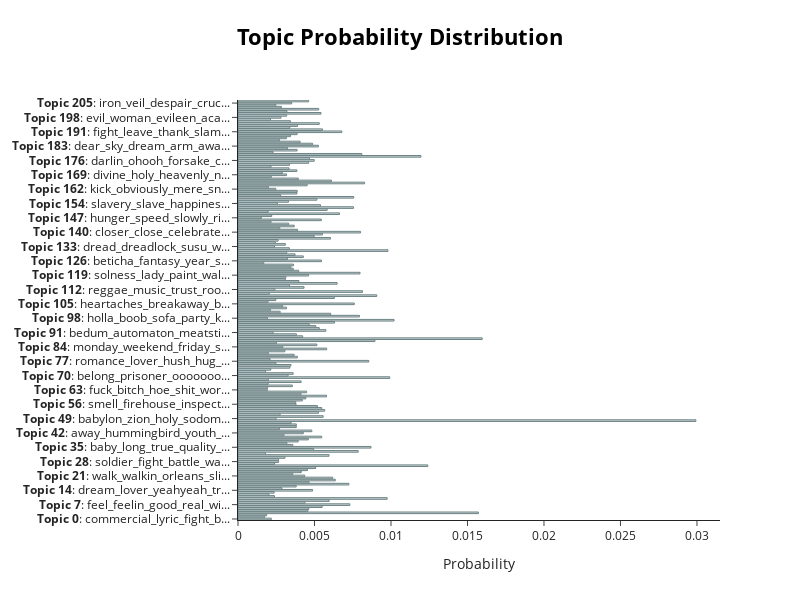

Notebook cell for this chart:
### Code cell
topic_model.visualize_distribution(probs[200], min_probability=0.0015)

### Figure 1 — Plotly figure (JSON) as saved in the notebook; plotly's stock layout.template omitted (floating-point values rounded to 4 significant figures; data arrays with more than 128 entries replaced by an {"elided": "..."} marker saying what was removed)
{"data": [{"marker": {"color": "#C8D2D7", "line": {"color": "#6E8484", "width": 1}}, "orientation": "h", "type": "bar", "x": {"elided": "205 float values"}, "y": {"elided": "205 str values"}}], "layout": {"height": 600, "hoverlabel": {"bgcolor": "white", "font": {"family": "Rockwell", "size": 16}}, "title": {"font": {"color": "Black", "size": 22}, "text": "<b>Topic Probability Distribution", "x": 0.5, "xanchor": "center", "y": 0.95, "yanchor": "top"}, "width": 800, "xaxis": {"autorange": true, "range": [0, 0.03151], "title": {"text": "Probability"}, "type": "linear"}, "yaxis": {"autorange": true, "range": [-0.5, 204.5], "type": "category"}}}
